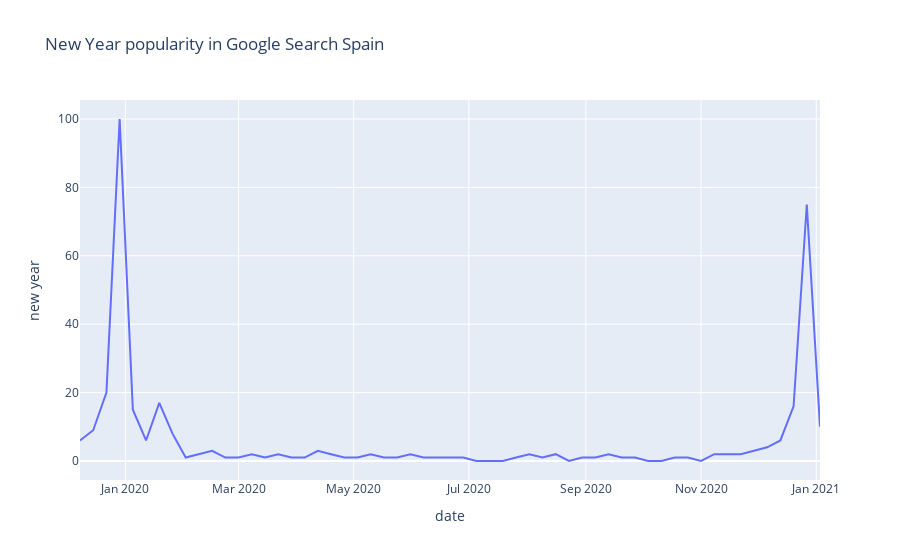

The notebook cell saved with this chart:
### Code cell
pytrends.build_payload(keywords, geo='ES', timeframe='2019-12-04 2021-01-03', cat=0)
df2 = pytrends.interest_over_time()

df2.to_csv('1-2-ES.csv')
df2.reset_index(inplace=True)
fig2 = px.line(df2, x="date", y="new year", title='New Year popularity in Google Search Spain')
fig2.show()

### Figure 1 — Plotly figure (JSON) as saved in the notebook; plotly's stock layout.template omitted (floating-point values rounded to 4 significant figures)
{"data": [{"hovertemplate": "date=%{x}<br>new year=%{y}<extra></extra>", "legendgroup": "", "line": {"color": "#636efa", "dash": "solid"}, "mode": "lines", "name": "", "orientation": "v", "showlegend": false, "type": "scatter", "x": ["2019-12-08T00:00:00", "2019-12-15T00:00:00", "2019-12-22T00:00:00", "2019-12-29T00:00:00", "2020-01-05T00:00:00", "2020-01-12T00:00:00", "2020-01-19T00:00:00", "2020-01-26T00:00:00", "2020-02-02T00:00:00", "2020-02-09T00:00:00", "2020-02-16T00:00:00", "2020-02-23T00:00:00", "2020-03-01T00:00:00", "2020-03-08T00:00:00", "2020-03-15T00:00:00", "2020-03-22T00:00:00", "2020-03-29T00:00:00", "2020-04-05T00:00:00", "2020-04-12T00:00:00", "2020-04-19T00:00:00", "2020-04-26T00:00:00", "2020-05-03T00:00:00", "2020-05-10T00:00:00", "2020-05-17T00:00:00", "2020-05-24T00:00:00", "2020-05-31T00:00:00", "2020-06-07T00:00:00", "2020-06-14T00:00:00", "2020-06-21T00:00:00", "2020-06-28T00:00:00", "2020-07-05T00:00:00", "2020-07-12T00:00:00", "2020-07-19T00:00:00", "2020-07-26T00:00:00", "2020-08-02T00:00:00", "2020-08-09T00:00:00", "2020-08-16T00:00:00", "2020-08-23T00:00:00", "2020-08-30T00:00:00", "2020-09-06T00:00:00", "2020-09-13T00:00:00", "2020-09-20T00:00:00", "2020-09-27T00:00:00", "2020-10-04T00:00:00", "2020-10-11T00:00:00", "2020-10-18T00:00:00", "2020-10-25T00:00:00", "2020-11-01T00:00:00", "2020-11-08T00:00:00", "2020-11-15T00:00:00", "2020-11-22T00:00:00", "2020-11-29T00:00:00", "2020-12-06T00:00:00", "2020-12-13T00:00:00", "2020-12-20T00:00:00", "2020-12-27T00:00:00", "2021-01-03T00:00:00"], "xaxis": "x", "y": [6, 9, 20, 100, 15, 6, 17, 8, 1, 2, 3, 1, 1, 2, 1, 2, 1, 1, 3, 2, 1, 1, 2, 1, 1, 2, 1, 1, 1, 1, 0, 0, 0, 1, 2, 1, 2, 0, 1, 1, 2, 1, 1, 0, 0, 1, 1, 0, 2, 2, 2, 3, 4, 6, 16, 75, 10], "yaxis": "y"}], "layout": {"legend": {"tracegroupgap": 0}, "title": {"text": "New Year popularity in Google Search Spain"}, "xaxis": {"anchor": "y", "domain": [0, 1], "title": {"text": "date"}}, "yaxis": {"anchor": "x", "domain": [0, 1], "title": {"text": "new year"}}}}
